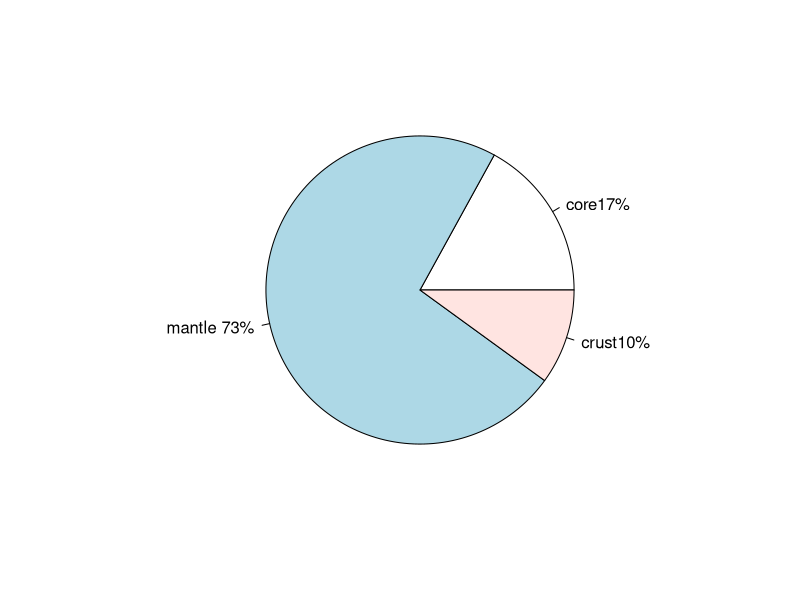

Generate this figure with R:
## ---- chunk 1
pie(c(17,73,10),label=c("core17%","mantle 73%","crust10%"))
